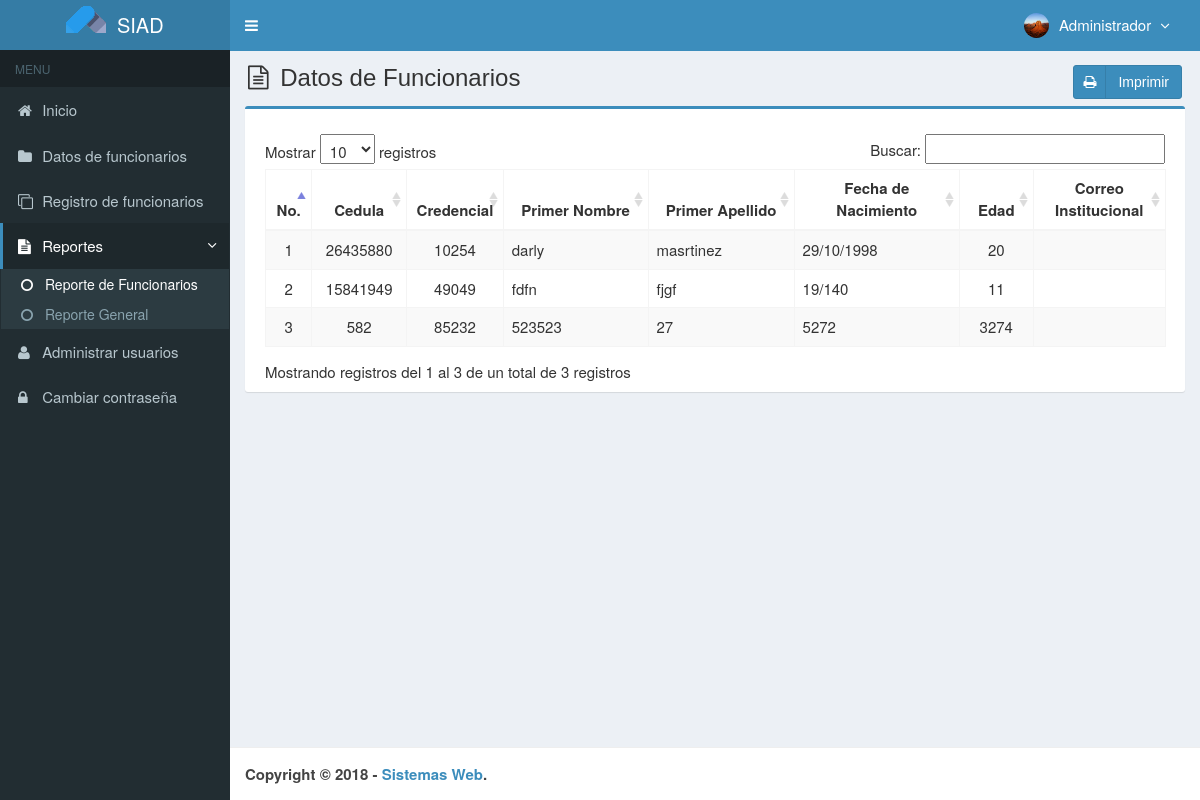
/main.php?module=stock_inventory (signed in), run on an earlier commit of the app's database.
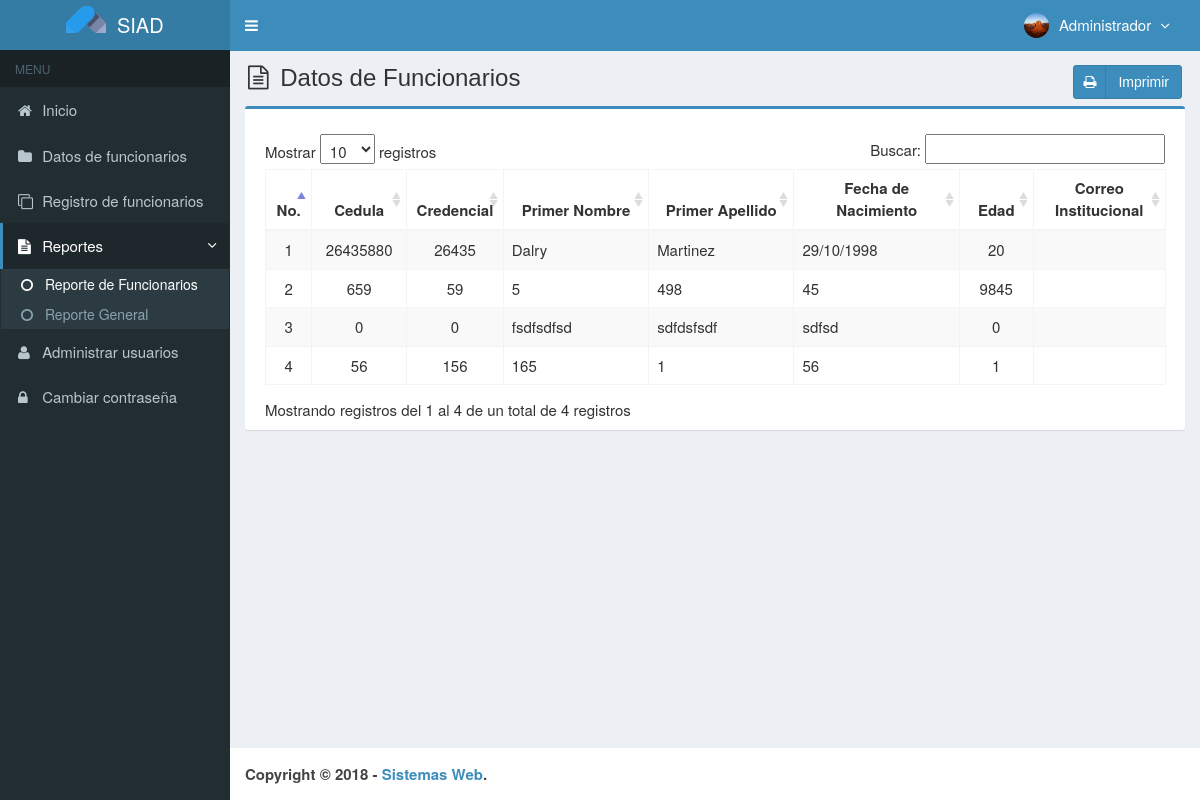
And on a later commit of the database.
### tables this page shows
CREATE TABLE `medicamentos` (
  `codigo` varchar(7) NOT NULL,
  `nombre` varchar(50) NOT NULL,
  `precio_compra` int(11) NOT NULL,
  `precio_venta` int(11) NOT NULL,
  `unidad` varchar(20) NOT NULL,
  `stock` int(11) NOT NULL,
  `created_user` int(3) NOT NULL,
  `created_date` timestamp NOT NULL DEFAULT CURRENT_TIMESTAMP,
  `updated_user` int(3) NOT NULL,
  `updated_date` timestamp NOT NULL DEFAULT CURRENT_TIMESTAMP ON UPDATE CURRENT_TIMESTAMP,
  `p_nombre` varchar(50) NOT NULL,
  `cedula` int(10) NOT NULL,
  `credencial` int(20) NOT NULL,
  `p_apellido` varchar(50) NOT NULL,
  `fec_nac` varchar(50) NOT NULL,
  `edad` int(3) NOT NULL,
  `s_nombre` varchar(50) NOT NULL,
  `s_apellido` varchar(50) NOT NULL,
  `rif` int(15) NOT NULL,
  `genero` int(11) NOT NULL,
  `tel_cel` int(11) NOT NULL,
  `tel_hab` int(11) NOT NULL,
  `tel_emerg` int(11) NOT NULL,
  `municipio` varchar(50) NOT NULL,
  `calle` varchar(50) NOT NULL,
  `casa` varchar(50) NOT NULL,
  `parroquia` varchar(50) NOT NULL,
  `estado` varchar(50) NOT NULL,
  `ciudad` varchar(50) NOT NULL,
  `avenida` varchar(50) NOT NULL,
  `codigo_cp` int(20) NOT NULL,
  `serial_cp` int(20) NOT NULL,
  `estado_c` varchar(50) NOT NULL,
  `lugar_nac` varchar(50) NOT NULL,
  `correo_e` varchar(50) NOT NULL,
  `grado_inst` varchar(50) NOT NULL,
  `correo_i` varchar(50) NOT NULL,
  `tipo_s` varchar(50) NOT NULL,
  `medicamen` varchar(100) NOT NULL,
  `discapacidad` varchar(100) NOT NULL,
  `alergias` varchar(100) NOT NULL,
  `nota` varchar(200) NOT NULL
);

### modules/stock_inventory/view.php (the view)
<section class="content-header">
  <h1>
    <i class="fa fa-file-text-o icon-title"></i> Datos de Funcionarios
    <a class="btn btn-primary btn-social pull-right" href="modules/stock_inventory/print.php" target="_blank">
      <i class="fa fa-print"></i> Imprimir
    </a>
  </h1>
</section>
<section class="content">
  <div class="row">
    <div class="col-md-12">
      <div class="box box-primary">
        <div class="box-body">
          <table id="dataTables1" class="table table-bordered table-striped table-hover">
            <thead>
              <tr>
                <th class="center">No.</th>
                <th class="center">Cedula</th>
                <th class="center">Credencial</th>
                <th class="center">Primer Nombre</th>
                <th class="center">Primer Apellido</th>
                <th class="center">Fecha de Nacimiento</th>
                <th class="center">Edad</th>
                <th class="center">Correo Institucional</th>
              </tr>
            </thead>
            <tbody>
            <?php
            $no = 1;
            $query = mysqli_query($mysqli, "SELECT codigo,cedula,credencial,p_nombre,p_apellido,fec_nac,edad,correo_i FROM medicamentos ORDER BY nombre ASC")
                                            or die('Error: '.mysqli_error($mysqli));
            while ($data = mysqli_fetch_assoc($query)) {
              echo "<tr>
                      <td width='30' class='center'>$no</td>
                      <td width='80' class='center'>$data[cedula]</td>
                      <td width='80' class='center'>$data[credencial]</td>
                      <td width='140'>$data[p_nombre]</td>
                       <td width='140'>$data[p_apellido]</td>
                       <td width='160'>$data[fec_nac]</td>
                       <td width='60' class='center'>$data[edad]</td>
                       <td width='120'>$data[correo_i]</td>
                    </tr>";
              $no++;
            }
            ?>
            </tbody>
          </table>
        </div>
      </div>
    </div>
  </div>
</section><!-- /.content

What changed in the data, as far as the page shows it:
removed medicamentos: cedula "26435880", credencial "10254", p_nombre "darly", p_apellido "masrtinez", fec_nac "29/10/1998", edad "20"
removed medicamentos: cedula "15841949", credencial "49049", p_nombre "fdfn", p_apellido "fjgf", fec_nac "19/140", edad "11"
removed medicamentos: cedula "582", credencial "85232", p_nombre "523523", p_apellido "27", fec_nac "5272", edad "3274"
added medicamentos: cedula "26435880", credencial "26435", p_nombre "Dalry", p_apellido "Martinez", fec_nac "29/10/1998", edad "20"
added medicamentos: cedula "659", credencial "59", p_nombre "5", p_apellido "498", fec_nac "45", edad "9845"
added medicamentos: cedula "0", credencial "0", p_nombre "fsdfsdfsd", p_apellido "sdfdsfsdf", fec_nac "sdfsd", edad "0"
added medicamentos: cedula "56", credencial "156", p_nombre "165", p_apellido "1", fec_nac "56", edad "1"
Also different on the page:
text written by a page script: "Mostrar registros Buscar: Mostrando registros del 1 al 3 de un total de 3 registros" → "Mostrar registros Buscar: Mostrando registros del 1 al 4 de un total de 4 registros"
